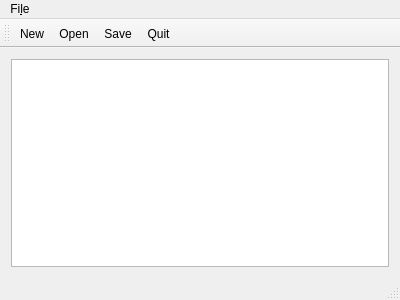
<?xml version="1.0" encoding="UTF-8"?>
<ui version="4.0">
 <class>MainWindow</class>
 <widget class="QMainWindow" name="MainWindow">
  <property name="geometry">
   <rect>
    <x>0</x>
    <y>0</y>
    <width>400</width>
    <height>300</height>
   </rect>
  </property>
  <property name="windowTitle">
   <string>MainWindow</string>
  </property>
  <widget class="QWidget" name="centralWidget">
   <layout class="QGridLayout" name="gridLayout">
    <item row="0" column="0">
     <widget class="QPlainTextEdit" name="plainTextEdit"/>
    </item>
   </layout>
  </widget>
  <widget class="QMenuBar" name="menuBar">
   <property name="geometry">
    <rect>
     <x>0</x>
     <y>0</y>
     <width>400</width>
     <height>30</height>
    </rect>
   </property>
   <widget class="QMenu" name="menuFile">
    <property name="title">
     <string>Fi&amp;le</string>
    </property>
    <addaction name="actionNew"/>
    <addaction name="actionOpen"/>
    <addaction name="actionSave"/>
    <addaction name="actionQuit"/>
   </widget>
   <addaction name="menuFile"/>
  </widget>
  <widget class="QToolBar" name="mainToolBar">
   <attribute name="toolBarArea">
    <enum>TopToolBarArea</enum>
   </attribute>
   <attribute name="toolBarBreak">
    <bool>false</bool>
   </attribute>
   <addaction name="actionNew"/>
   <addaction name="actionOpen"/>
   <addaction name="actionSave"/>
   <addaction name="actionQuit"/>
  </widget>
  <widget class="QStatusBar" name="statusBar"/>
  <action name="actionNew">
   <property name="text">
    <string>New</string>
   </property>
   <property name="shortcut">
    <string>Ctrl+N</string>
   </property>
  </action>
  <action name="actionOpen">
   <property name="text">
    <string>Open</string>
   </property>
   <property name="shortcut">
    <string>Ctrl+O</string>
   </property>
  </action>
  <action name="actionSave">
   <property name="text">
    <string>Save</string>
   </property>
   <property name="shortcut">
    <string>Ctrl+S</string>
   </property>
  </action>
  <action name="actionQuit">
   <property name="text">
    <string>Quit</string>
   </property>
   <property name="shortcut">
    <string>Ctrl+Q</string>
   </property>
  </action>
 </widget>
 <layoutdefault spacing="6" margin="11"/>
 <resources/>
 <connections/>
</ui>
